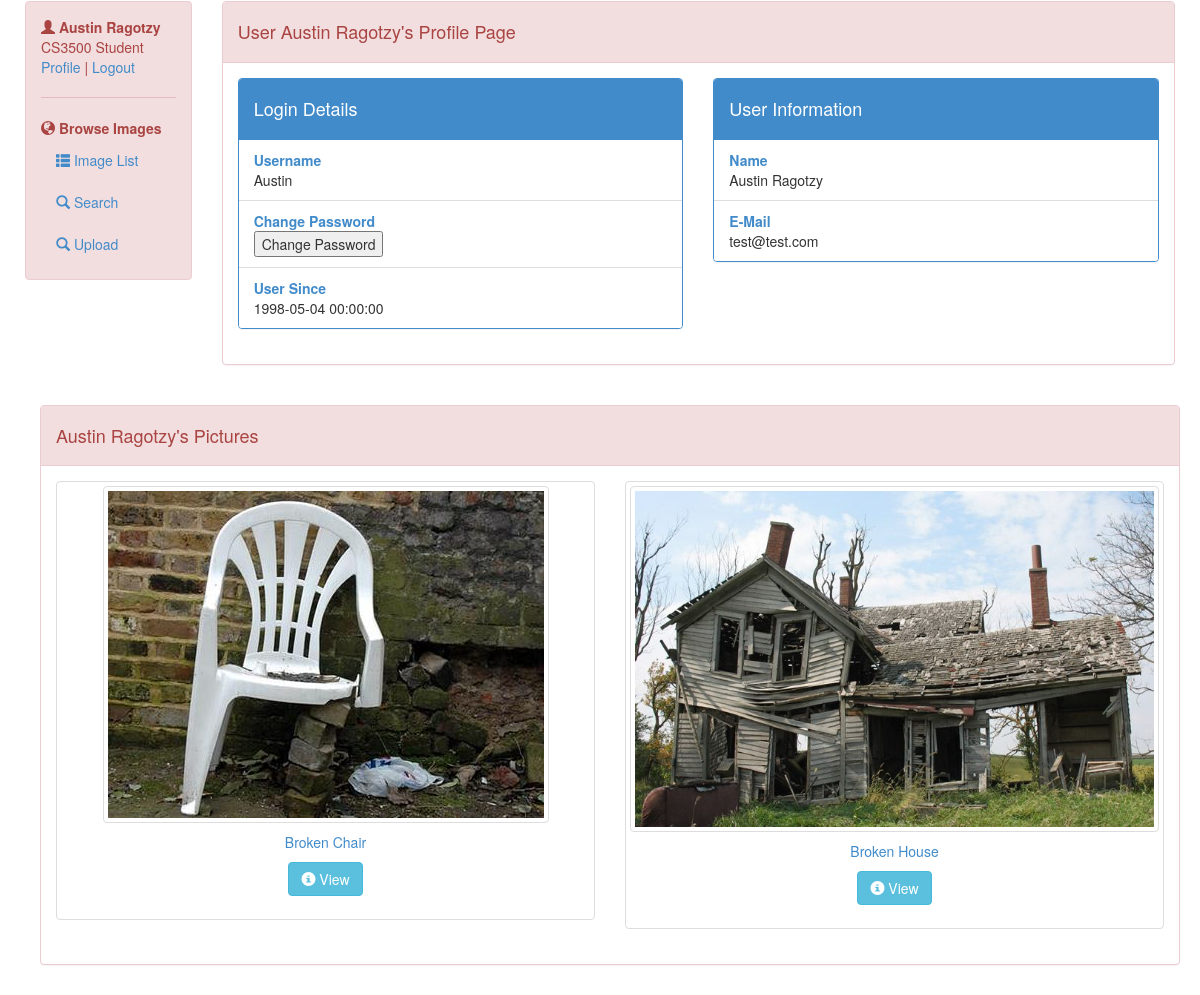
The app's page /profile.php (signed in, lower part), older data.
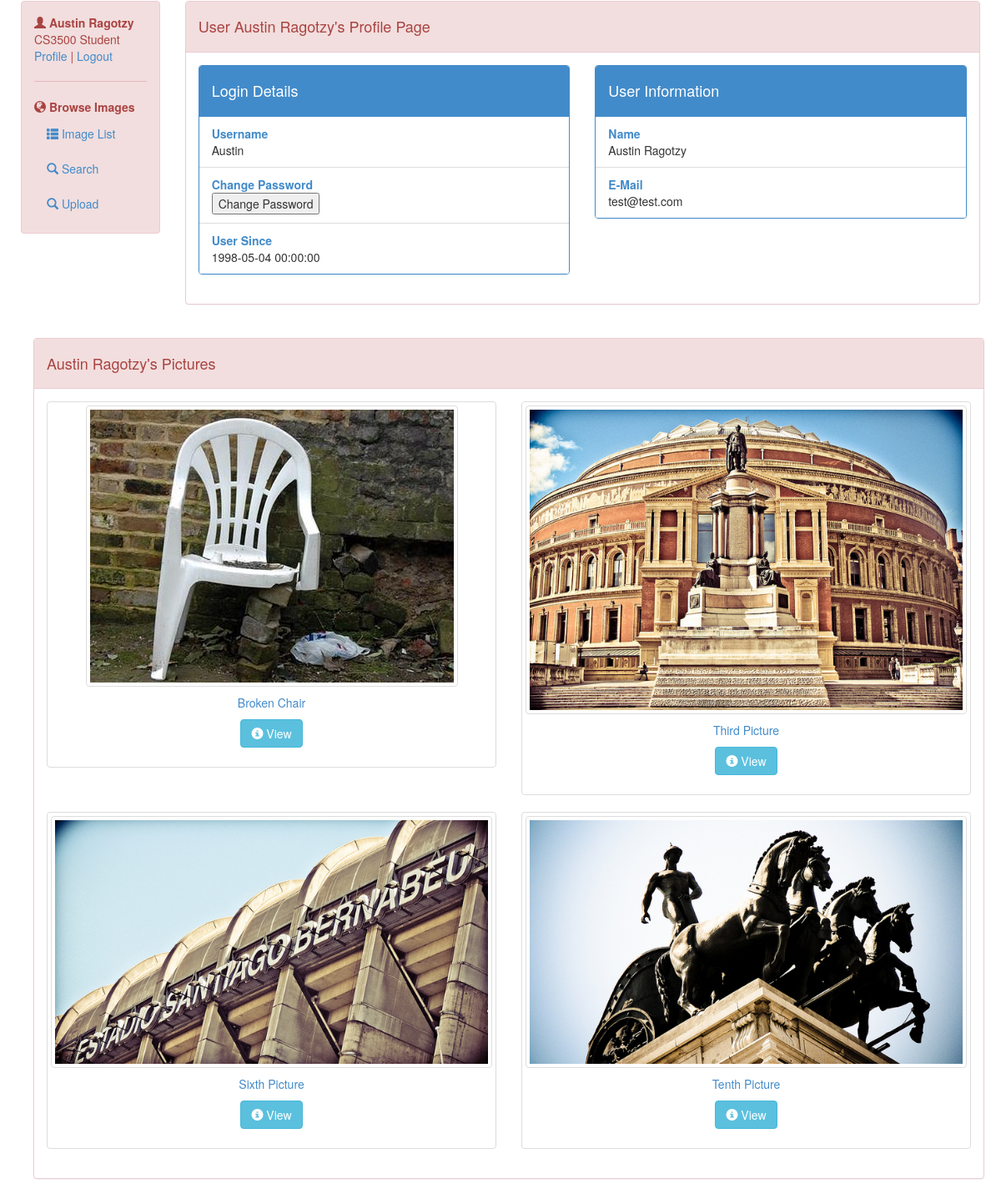
The same page, newer data.
### tables this page shows
CREATE TABLE `Image` (
  `ImageID` int(11) NOT NULL,
  `UID` int(11) NOT NULL,
  `Path` varchar(255) NOT NULL,
  `Title` varchar(255) DEFAULT NULL,
  `Description` text,
  `Likes` int(11) DEFAULT NULL,
  `Dislikes` int(11) DEFAULT NULL,
  `ViewCount` int(11) DEFAULT NULL,
  `Privacy` int(1) NOT NULL,
  `Date` datetime NOT NULL
);

### getImages.php (called while the page is built)
<?php
include 'connect.php';
try
{
    $sql = "SELECT * FROM image where UID = ".$_SESSION["UID"];
    $st = $pdo->prepare($sql);
    $st->execute();
    while($row = $st->fetch())
    {
        $images[] = $row;
    }
}
catch (PDOException $e)
{
}
?>

### profile.php (the view, shortened to what this page needs)
<?php
include 'getImages.php';
?>
<!DOCTYPE html>
<html lang="en">
<head>
</head>
<body>
  <?php include 'header.php'; ?><br>
  <div class="container"  style = "padding:10px;">
   <div class="row">
    <div class="col-md-2">
     <?php include 'side.php'; ?>
   </div>
   <div class="col-md-10">
    <div class="panel panel-danger spaceabove" >
      <div class="panel-heading" ><h4>User <?php echo $_SESSION['fName']." ".$_SESSION["lName"]  ?>'s Profile Page</h4></div>
      <div class="panel-body">
        <div class="row">
          <div class="col-md-6">
            <div class="panel panel-primary">
              <div class="panel-heading"><h4>Login Details</h4></div>
              <ul class="list-group">
                <li class="list-group-item"><strong class="text-primary">Username</strong><br> <?php echo $_SESSION["userName"];  ?> </li>
                <li class="list-group-item"><strong class="text-primary">Change Password</strong><br><button onclick="window.location.href = 'changePassword.php'" class="button" href="changePassword.php">Change Password</li>
                <li class="list-group-item"><strong class="text-primary">User Since</strong><br>  <?php echo $_SESSION["date"]; ?></li>
                </ul>
              </div>
            </div>
            <div class="col-md-6">
              <div class="panel panel-primary">
                <div class="panel-heading"><h4>User Information</h4></div>
                <ul class="list-group">
                  <li class="list-group-item"><strong class="text-primary">Name</strong><br> <?php echo $_SESSION["fName"]." ".$_SESSION["lName"]; ?> </li>
                  <li class="list-group-item"><strong class="text-primary">E-Mail</strong><br> <?php echo $_SESSION["email"]; ?></li>
                </ul>
              </div>
            </div>
          </div>
        </div>
      </div>
        <br>
    </div>
  </div>
    <div class = "container">
    <div class="panel panel-danger spaceabove">
      <div class="panel-heading"><h4><?php echo $_SESSION['fName']." ".$_SESSION["lName"]  ?>'s Pictures</h4></div>
      <div class="panel-body">
        <div class="row">
        <?php
        foreach($images as $image)
        {
          echo'<div class="col-md-6 text-center">
          <div class="thumbnail">
            <a href = "image.php?img='.$image["ImageID"].'">
              <img src = "images/'.$image["Path"].'" alt="..." class="img-thumbnail">
            </a>
            <div class="caption">
              <p>
                <a href="image.php?img='.$image["ImageID"].'">'.$image["Title"].'</a>
              </p>
              <p>
                <a href="image.php?img='.$image["ImageID"].'" class="btn btn-info" role="button">
                  <span class="glyphicon glyphicon-info-sign"></span> View
                </a>
              </p>
            </div>
          </div>
        </div>';
        }
        ?>
        </div>
      </div>
    </div>
</div>
 </body>
 </html>

Row changes from the older to the newer data that the page shows:
no longer on this page (row edited): image: Path (picture), Title "Broken House"
added image: Path (picture), Title "Third Picture"
added image: Path (picture), Title "Sixth Picture"
added image: Path (picture), Title "Tenth Picture"
